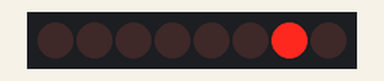
Simulated run of this sketch. Board: Arduino Uno, built with avr-gcc and run on an emulated ATmega328P. On the bench: 8 shift-register outputs drawn as a row of LEDs (first output left, lit = HIGH). Wiring (inferred from the names in the program): shift register (74HC595): data pin 5; shift clock pin 4; latch pin 3. Wiring (inferred from the signals the program sends): row of LEDs: on Q0, Q1, Q2, Q3, Q4, Q5, Q6, Q7.

Above: at 0.2 s.
At 1.2 s:
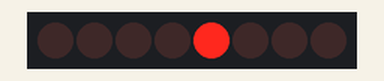
At 1.7 s:
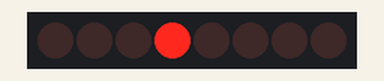
At 2.2 s:
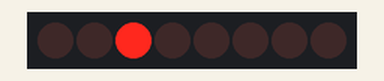
At 3.2 s:
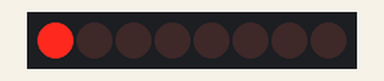
At 4.7 s:
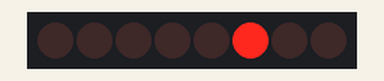
Timing chart, 0 to 5.2 s (numbered marks = the images above):
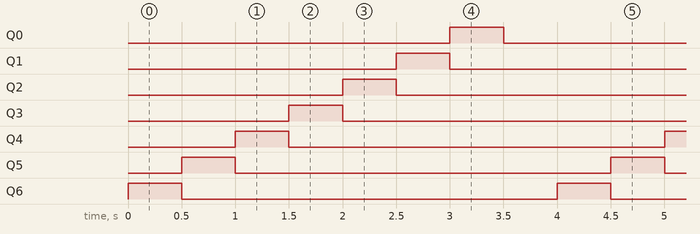

Measured:
- by itself, Q0–6: alternates HIGH for 0.50 s and LOW for 3.5 s
- by itself, everything shown: repeats every 4.0 s, in 8 steps

The sketch:

shiftreg.ino
```cpp
//Pin verbonden met ST_CP van het shiftregister
int latchPin = 3;
//Pin verbonden met SH_CP van het shiftregister
int clockPin = 4;
//Pin verbonden met DS van het shiftregister
int dataPin = 5;
void setup() {
//Zet de gebruikte pinnen op output
pinMode(latchPin, OUTPUT);
pinMode(clockPin, OUTPUT);
pinMode(dataPin, OUTPUT);
}
void loop() {
//Laat alle LED's van links naar rechts oplichten zonder for loop

// Zet de latchpin LOW zodat de actieve pinnen niet worden aangepast tijdens het zenden van de nieuwe bits.
digitalWrite(latchPin, LOW);
// zend de nieuwe bits.
shiftOut(dataPin, clockPin, MSBFIRST, 0b1000000);
//Zet de latchpin HIGH zodat de geselecteerde pinnen worden geactiveerd.
digitalWrite(latchPin, HIGH);
// korte pauze:
delay(500);

// Voor de overige 7 pinnen exact hetzelfde
digitalWrite(latchPin, LOW);
shiftOut(dataPin, clockPin, MSBFIRST, 0b0100000);
digitalWrite(latchPin, HIGH);
delay(500);


digitalWrite(latchPin, LOW);
shiftOut(dataPin, clockPin, MSBFIRST, 0b0010000);
digitalWrite(latchPin, HIGH);
delay(500);

digitalWrite(latchPin, LOW);
shiftOut(dataPin, clockPin, MSBFIRST, 0b0001000);
digitalWrite(latchPin, HIGH);
delay(500);

digitalWrite(latchPin, LOW);
shiftOut(dataPin, clockPin, MSBFIRST, 0b0000100);
digitalWrite(latchPin, HIGH);
delay(500);

digitalWrite(latchPin, LOW);
shiftOut(dataPin, clockPin, MSBFIRST, 0b00000010);
digitalWrite(latchPin, HIGH);
delay(500);

digitalWrite(latchPin, LOW);
shiftOut(dataPin, clockPin, MSBFIRST, 0b0000001);
digitalWrite(latchPin, HIGH);
delay(500);

digitalWrite(latchPin, LOW);
shiftOut(dataPin, clockPin, MSBFIRST, 0b0000000);
digitalWrite(latchPin, HIGH);
delay(500);

}
```
